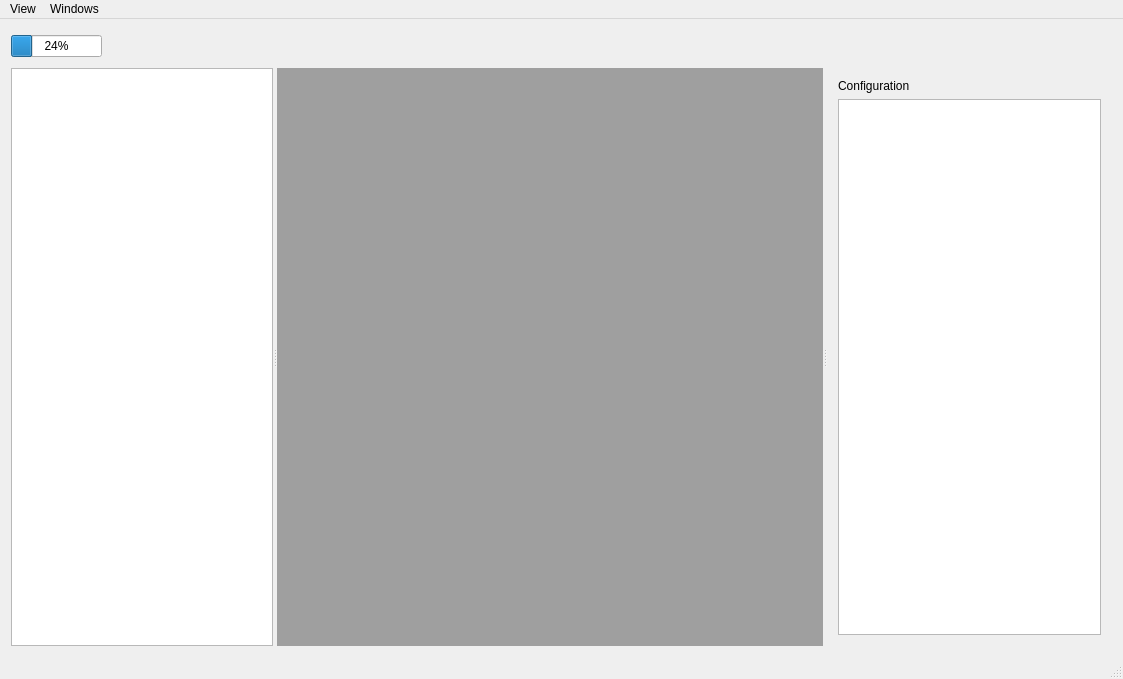
<?xml version="1.0" encoding="UTF-8"?>
<ui version="4.0">
 <class>MainWindow</class>
 <widget class="QMainWindow" name="MainWindow">
  <property name="geometry">
   <rect>
    <x>0</x>
    <y>0</y>
    <width>1123</width>
    <height>679</height>
   </rect>
  </property>
  <property name="windowTitle">
   <string>RoboJackets IGVC Control</string>
  </property>
  <property name="windowIcon">
   <iconset resource="resources.qrc">
    <normaloff>:/images/RoboBuzz</normaloff>:/images/RoboBuzz</iconset>
  </property>
  <property name="unifiedTitleAndToolBarOnMac">
   <bool>false</bool>
  </property>
  <widget class="QWidget" name="centralWidget">
   <layout class="QGridLayout" name="gridLayout">
    <item row="0" column="0">
     <layout class="QVBoxLayout" name="verticalLayout">
      <item>
       <widget class="QWidget" name="widget" native="true">
        <property name="sizePolicy">
         <sizepolicy hsizetype="Preferred" vsizetype="Fixed">
          <horstretch>0</horstretch>
          <verstretch>0</verstretch>
         </sizepolicy>
        </property>
        <property name="minimumSize">
         <size>
          <width>0</width>
          <height>32</height>
         </size>
        </property>
        <layout class="QGridLayout" name="gridLayout_2">
         <property name="leftMargin">
          <number>0</number>
         </property>
         <property name="topMargin">
          <number>0</number>
         </property>
         <property name="rightMargin">
          <number>0</number>
         </property>
         <property name="bottomMargin">
          <number>0</number>
         </property>
         <item row="0" column="0">
          <layout class="QHBoxLayout" name="horizontalLayout">
           <property name="sizeConstraint">
            <enum>QLayout::SetDefaultConstraint</enum>
           </property>
           <item>
            <widget class="BatteryIndicator" name="batteryIndicator">
             <property name="sizePolicy">
              <sizepolicy hsizetype="Minimum" vsizetype="Fixed">
               <horstretch>0</horstretch>
               <verstretch>0</verstretch>
              </sizepolicy>
             </property>
             <property name="minimumSize">
              <size>
               <width>50</width>
               <height>0</height>
              </size>
             </property>
             <property name="toolTip">
              <string>Battery Charge</string>
             </property>
             <property name="value">
              <number>24</number>
             </property>
             <property name="invertedAppearance">
              <bool>false</bool>
             </property>
            </widget>
           </item>
           <item>
            <spacer name="horizontalSpacer">
             <property name="orientation">
              <enum>Qt::Horizontal</enum>
             </property>
             <property name="sizeHint" stdset="0">
              <size>
               <width>40</width>
               <height>20</height>
              </size>
             </property>
            </spacer>
           </item>
           <item>
            <widget class="QPushButton" name="playButton">
             <property name="text">
              <string/>
             </property>
             <property name="icon">
              <iconset resource="resources.qrc">
               <normaloff>:/images/Play</normaloff>:/images/Play</iconset>
             </property>
             <property name="iconSize">
              <size>
               <width>32</width>
               <height>32</height>
              </size>
             </property>
             <property name="flat">
              <bool>true</bool>
             </property>
            </widget>
           </item>
           <item>
            <widget class="QPushButton" name="stopButton">
             <property name="autoFillBackground">
              <bool>false</bool>
             </property>
             <property name="text">
              <string/>
             </property>
             <property name="icon">
              <iconset resource="resources.qrc">
               <normaloff>:/images/Stop</normaloff>:/images/Stop</iconset>
             </property>
             <property name="iconSize">
              <size>
               <width>32</width>
               <height>32</height>
              </size>
             </property>
             <property name="flat">
              <bool>true</bool>
             </property>
            </widget>
           </item>
           <item>
            <widget class="QPushButton" name="joystickButton">
             <property name="sizePolicy">
              <sizepolicy hsizetype="Fixed" vsizetype="Fixed">
               <horstretch>0</horstretch>
               <verstretch>0</verstretch>
              </sizepolicy>
             </property>
             <property name="minimumSize">
              <size>
               <width>32</width>
               <height>32</height>
              </size>
             </property>
             <property name="toolTip">
              <string>Joystick</string>
             </property>
             <property name="text">
              <string/>
             </property>
             <property name="icon">
              <iconset resource="resources.qrc">
               <normaloff>:/images/Joystick</normaloff>:/images/Joystick</iconset>
             </property>
             <property name="iconSize">
              <size>
               <width>32</width>
               <height>32</height>
              </size>
             </property>
             <property name="checkable">
              <bool>true</bool>
             </property>
             <property name="flat">
              <bool>true</bool>
             </property>
            </widget>
           </item>
           <item>
            <spacer name="horizontalSpacer_2">
             <property name="orientation">
              <enum>Qt::Horizontal</enum>
             </property>
             <property name="sizeHint" stdset="0">
              <size>
               <width>40</width>
               <height>20</height>
              </size>
             </property>
            </spacer>
           </item>
           <item>
            <widget class="SystemStatusIndicator" name="statusImage" native="true">
             <property name="sizePolicy">
              <sizepolicy hsizetype="Minimum" vsizetype="Preferred">
               <horstretch>0</horstretch>
               <verstretch>0</verstretch>
              </sizepolicy>
             </property>
             <property name="minimumSize">
              <size>
               <width>50</width>
               <height>0</height>
              </size>
             </property>
            </widget>
           </item>
          </layout>
         </item>
        </layout>
       </widget>
      </item>
      <item>
       <widget class="QSplitter" name="splitter">
        <property name="orientation">
         <enum>Qt::Horizontal</enum>
        </property>
        <widget class="QListWidget" name="hardwareStatusList">
         <property name="sizePolicy">
          <sizepolicy hsizetype="Minimum" vsizetype="Expanding">
           <horstretch>0</horstretch>
           <verstretch>0</verstretch>
          </sizepolicy>
         </property>
         <property name="minimumSize">
          <size>
           <width>200</width>
           <height>0</height>
          </size>
         </property>
         <property name="sortingEnabled">
          <bool>false</bool>
         </property>
        </widget>
        <widget class="QMdiArea" name="mainDisplayArea"/>
        <widget class="QWidget" name="verticalLayoutWidget">
         <layout class="QVBoxLayout" name="verticalLayout_2">
          <item>
           <widget class="QLabel" name="label">
            <property name="text">
             <string>Configuration</string>
            </property>
           </widget>
          </item>
          <item>
           <widget class="QTreeView" name="configTree">
            <property name="sizePolicy">
             <sizepolicy hsizetype="Minimum" vsizetype="Expanding">
              <horstretch>0</horstretch>
              <verstretch>0</verstretch>
             </sizepolicy>
            </property>
            <property name="minimumSize">
             <size>
              <width>200</width>
              <height>0</height>
             </size>
            </property>
           </widget>
          </item>
         </layout>
        </widget>
       </widget>
      </item>
     </layout>
    </item>
   </layout>
  </widget>
  <widget class="QMenuBar" name="menuBar">
   <property name="geometry">
    <rect>
     <x>0</x>
     <y>0</y>
     <width>1123</width>
     <height>20</height>
    </rect>
   </property>
   <widget class="QMenu" name="menuFile">
    <property name="title">
     <string>View</string>
    </property>
    <addaction name="separator"/>
    <addaction name="actionFullscreen"/>
    <addaction name="actionStatus_Bar"/>
    <addaction name="separator"/>
    <addaction name="actionClose"/>
   </widget>
   <widget class="QMenu" name="menuWindow">
    <property name="title">
     <string>Windows</string>
    </property>
    <addaction name="actionClose_2"/>
    <addaction name="actionClose_All"/>
    <addaction name="separator"/>
    <addaction name="actionTile"/>
    <addaction name="actionCascade"/>
    <addaction name="separator"/>
   </widget>
   <addaction name="menuFile"/>
   <addaction name="menuWindow"/>
  </widget>
  <widget class="QStatusBar" name="statusBar"/>
  <action name="actionClose">
   <property name="text">
    <string>Close</string>
   </property>
  </action>
  <action name="actionFullscreen">
   <property name="checkable">
    <bool>true</bool>
   </property>
   <property name="text">
    <string>Fullscreen</string>
   </property>
  </action>
  <action name="actionClose_2">
   <property name="text">
    <string>Close</string>
   </property>
  </action>
  <action name="actionClose_All">
   <property name="text">
    <string>Close All</string>
   </property>
  </action>
  <action name="actionTile">
   <property name="text">
    <string>Tile</string>
   </property>
  </action>
  <action name="actionCascade">
   <property name="text">
    <string>Cascade</string>
   </property>
  </action>
  <action name="actionStatus_Bar">
   <property name="checkable">
    <bool>true</bool>
   </property>
   <property name="checked">
    <bool>true</bool>
   </property>
   <property name="text">
    <string>Status Bar</string>
   </property>
  </action>
 </widget>
 <layoutdefault spacing="6" margin="11"/>
 <customwidgets>
  <customwidget>
   <class>BatteryIndicator</class>
   <extends>QProgressBar</extends>
   <header>batteryindicator.h</header>
  </customwidget>
  <customwidget>
   <class>SystemStatusIndicator</class>
   <extends>QWidget</extends>
   <header>systemstatusindicator.h</header>
   <container>1</container>
  </customwidget>
 </customwidgets>
 <resources>
  <include location="resources.qrc"/>
 </resources>
 <connections/>
</ui>
